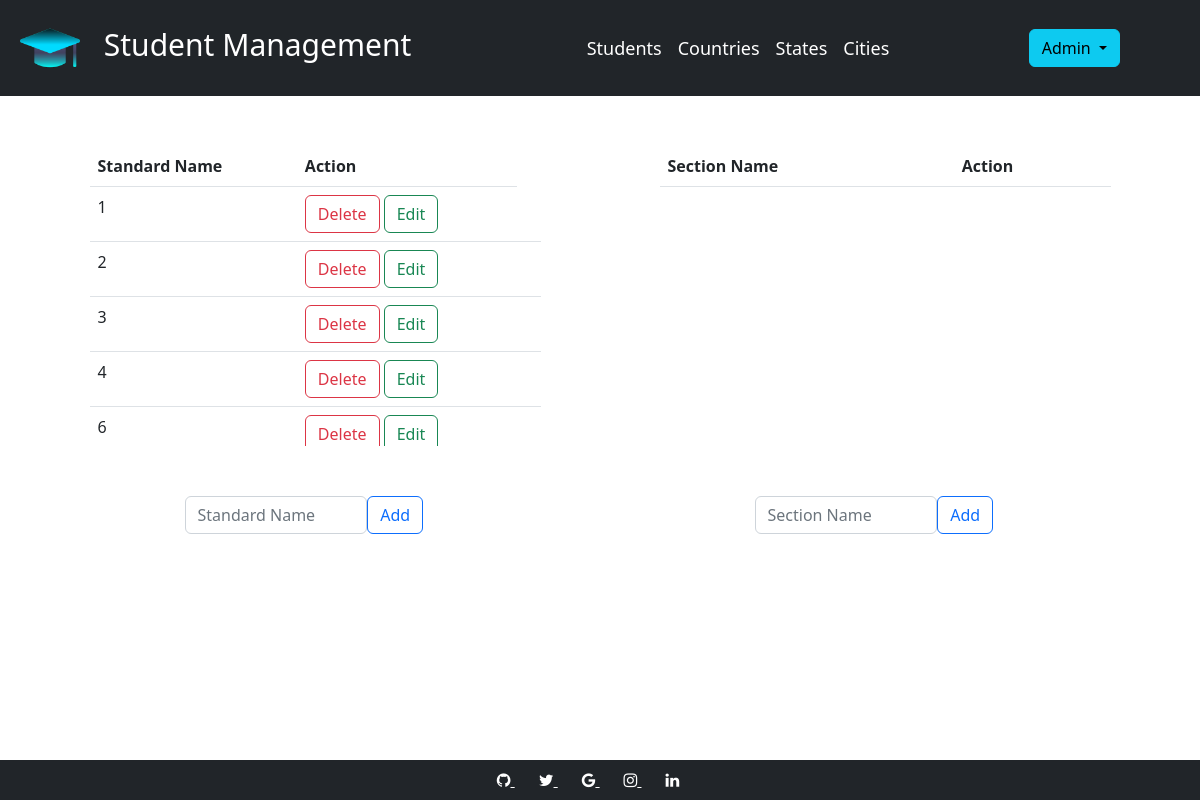
Screenshot of /add_standard (signed in) with the database file from the repository.
### models.py (models this page shows, shortened)
class Standard(db.Model):
    __tablename__ = "standard"
    id = db.Column(db.Integer, primary_key=True)
    standard_name = db.Column(db.String(100))

### app.py (the view, shortened to what this page needs)
@app.route('/add_standard', methods=['GET', 'POST'])
def add_standard():
    if 'username' in session:
        return render_template(templates.add_standard_section, standards=Standard.query.all())
    return render_template(templates.login)

### templates/add_standard_section.html (shortened to what this page needs)
{% extends 'skel.html' %}
{% block content %}
<div class="container" style="margin-top:50px">
    <div class="row">
        <div class="col-5 mx-auto scroll">
            <table class="table table-hover">
                <thead>
                <tr>
                    <th>Standard Name</th>
                    <th>Action</th>
                </tr>
                </thead>
                <tbody>
                {% for standard in standards %}
                <tr>
                    <td>{{ standard.standard_name }}</td>
                    <td>
                        <button type="button" id="del_standard" class="btn btn-outline-danger" onclick="del_standard({{standard.id}})"
                            data-toggle="modal" data-target=".bd-example-modal-sm">Delete
                        </button>
                        <button type="button" class="btn btn-outline-success"
                                onclick="location.href='{{url_for('update_standard', standard_id = standard.id)}}'">Edit
                        </button>
                    </td>
                    <td>
                    </td>
                </tr>
                {% endfor %}
                </tbody>
            </table>
        </div>
        <div class="col-5 mx-auto scroll">
            <table class="table table-hover">
                <thead>
                <tr>
                    <th>Section Name</th>
                    <th>Action</th>
                </tr>
                </thead>
            </table>
        </div>
    </div>
    <div class="row">
        <div class="col-3 mx-auto" style="margin-top:50px">
            <form action="{{url_for('add_standard')}}" method="POST">
                <div style="float:left; width:70%">
                    <input type="text" class="form-control" placeholder="Standard Name" name="standard_name" required>
                </div>
                <div class="d-grid gap-2 col-3 mx-auto" style="float:left; width:20%">
                    <button type="submit" class="btn btn-outline-primary">Add</button>
                </div>
            </form>
        </div>
        <div class="col-3 mx-auto" style="margin-top:50px">
            <form action="{{url_for('add_section')}}" method="POST">
                <div style="float:left; width:70%">
                    <input type="text" class="form-control" placeholder="Section Name" name="section_name" required>
                </div>
                <div style="float:left; width:20%">
                    <button type="submit" class="btn btn-outline-primary">Add</button>
                </div>
            </form>
        </div>
    </div>
</div>
<br>
<br>
{% include 'footer.html' %}
{% endblock %}

### static/light.css (style rules this page uses)
.scroll { overflow:hidden; height: 300px; }

### static/dark.css (style rules this page uses)
.scroll { overflow:hidden; height: 300px; }

### rows the page displays
Standard: standard_name "1"
Standard: standard_name "2"
Standard: standard_name "3"
Standard: standard_name "4"
Standard: standard_name "6"

### other values shown
{{ session.username.capitalize() }} "Admin"
